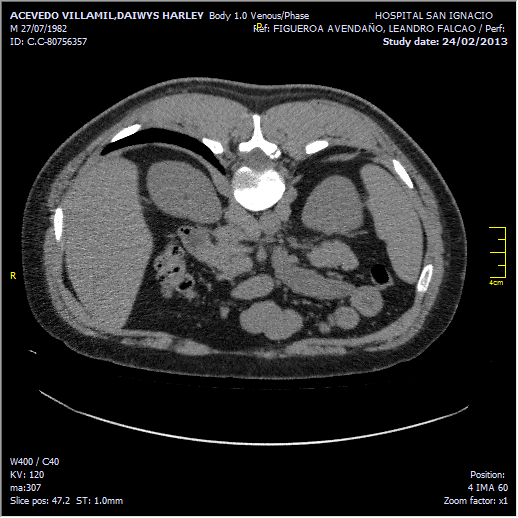
%> input picture Harley Acevedo/Harley Acevedo (213).BMP, 518 x 518 px
$ octave --eval "result = clearFat(imread('Harley Acevedo/Harley Acevedo (213).BMP'));"   (GNU Octave 9; MATLAB toolbox functions it lacks are replaced by stand-ins)
%> lines starting %> are read from the running program, lines starting %| are printed output that depends on the picture; in (x1, y1, x2, y2) boxes, pixels count from 0 and x2, y2 are one past the last pixel; in counts of white or black regions, pixels touching at a corner belong together; the program's own positions count from 1
function [ img_out ] = clearFat( img )
%UNTITLED2 Summary of this function goes here
%   Detailed explanation goes here

    strel_erode = strel('square',6);
    strel_dilate = strel('square',7);

    otsu_value = graythresh(img);
%> otsu_value = 0.271
    thresh_img = im2bw(img, otsu_value);
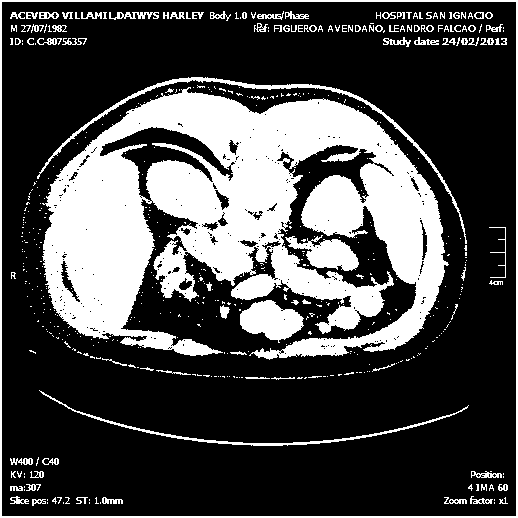
%> thresh_img: size 518x518 logical; 28.6% white; 519 white regions (425 under 20 px), largest, box (x1, y1, x2, y2) and area: (42, 87, 449, 360) 60883, (0, 0, 518, 518) 4128, (37, 77, 467, 244) 1822
    original_thresh = thresh_img;

    thresh_img = imerode(thresh_img, strel_erode);
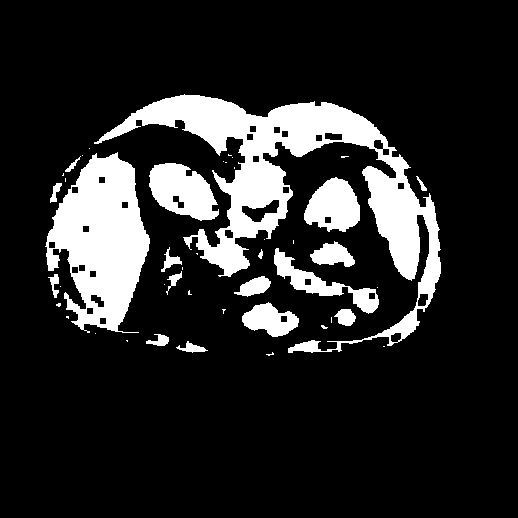
%> thresh_img: size 518x518 logical; 15.9% white; 45 white regions (27 under 20 px), largest, box (x1, y1, x2, y2) and area: (94, 94, 441, 353) 20832, (45, 152, 150, 333) 11518, (149, 163, 219, 221) 2656
    thresh_img = imdilate(thresh_img, strel_dilate);
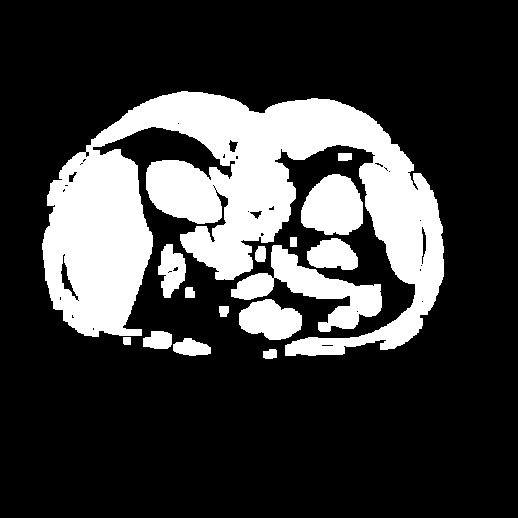
%> thresh_img: size 518x518 logical; 23.6% white; 15 white regions, largest, box (x1, y1, x2, y2) and area: (42, 91, 444, 356) 50179, (231, 245, 382, 332) 4522, (301, 174, 363, 235) 2911

    outer_layer = ~min(thresh_img,original_thresh);
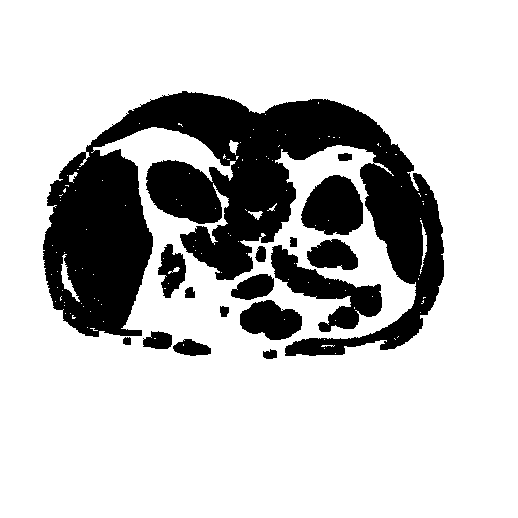
%> outer_layer: size 518x518 logical; 77.3% white; 16 black regions, largest, box (x1, y1, x2, y2) and area: (43, 91, 444, 356) 48482, (271, 245, 382, 332) 3509, (301, 175, 363, 235) 2797

    img_out = max(0,img-255*uint8(outer_layer));
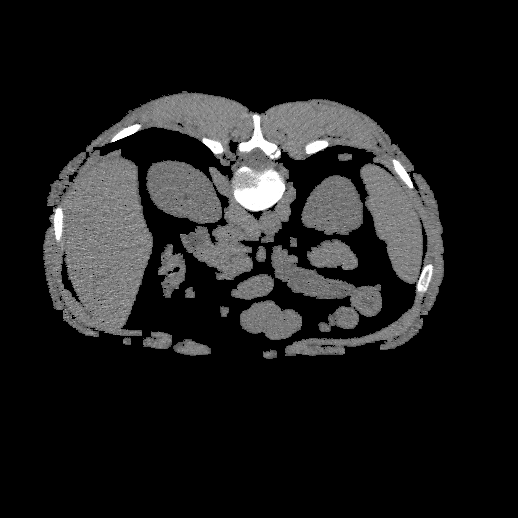
%> img_out: size 518x518x3 uint8; min 0, max 255, mean 28.9

end
